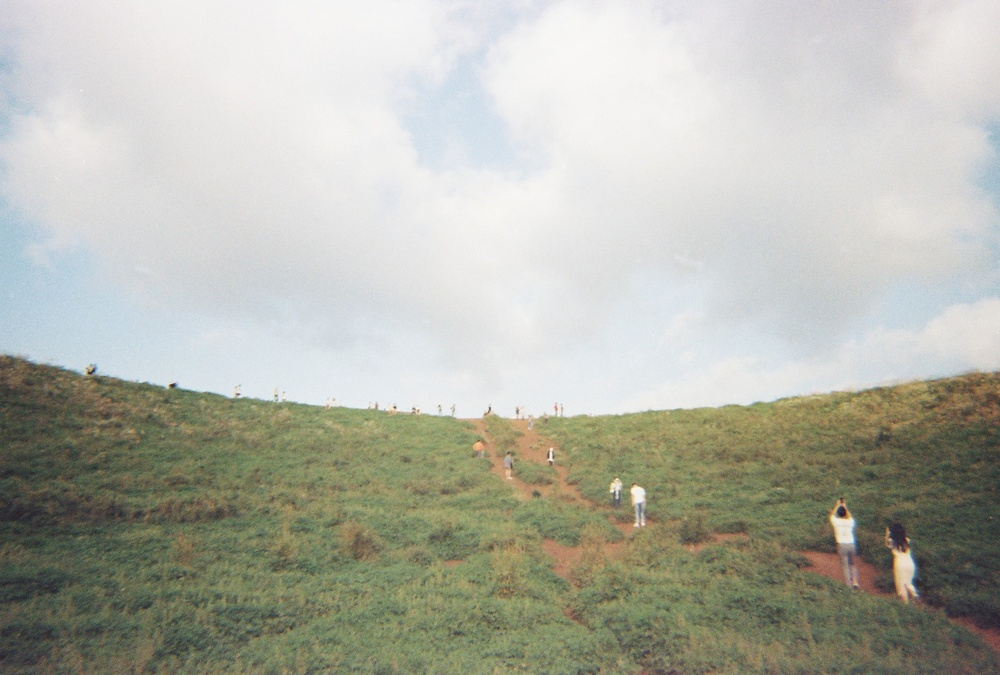
#> input picture BookStudy/source/jeju.JPG, 1000 x 675 px, shrunk from 1818 x 1228 before the run
$ python ch03-1.py
#> lines starting #> are read from the running program, lines starting #| are printed output that depends on the picture
import cv2 as cv
import sys
img=cv.imread("../source/jeju.JPG")
#> img is the input picture: shape (675, 1000, 3); mean B, G, R 169.3, 179.9, 178.8

if img is None:
    sys.exit("no file")


#SHOW###################################
cv.imshow("original_RGB",img)

cv.imshow("Upper left half",img[0:img.shape[0]//2,0:img.shape[1]//2,:])
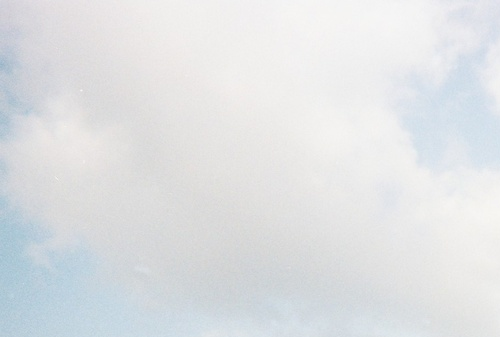
#> window 'Upper left half': shape (337, 500, 3); mean B, G, R 227.7, 225.7, 223.2
cv.imshow("Center half",img[img.shape[0]//4:3*img.shape[0]//4,img.shape[1]//4:3*img.shape[1]//4,:])
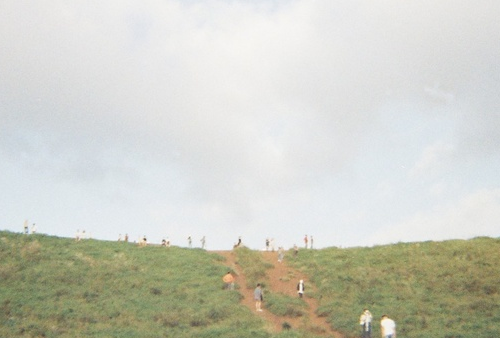
#> window 'Center half': shape (338, 500, 3); mean B, G, R 194.8, 205.7, 204.6

cv.imshow("R channel",img[:,:,2])
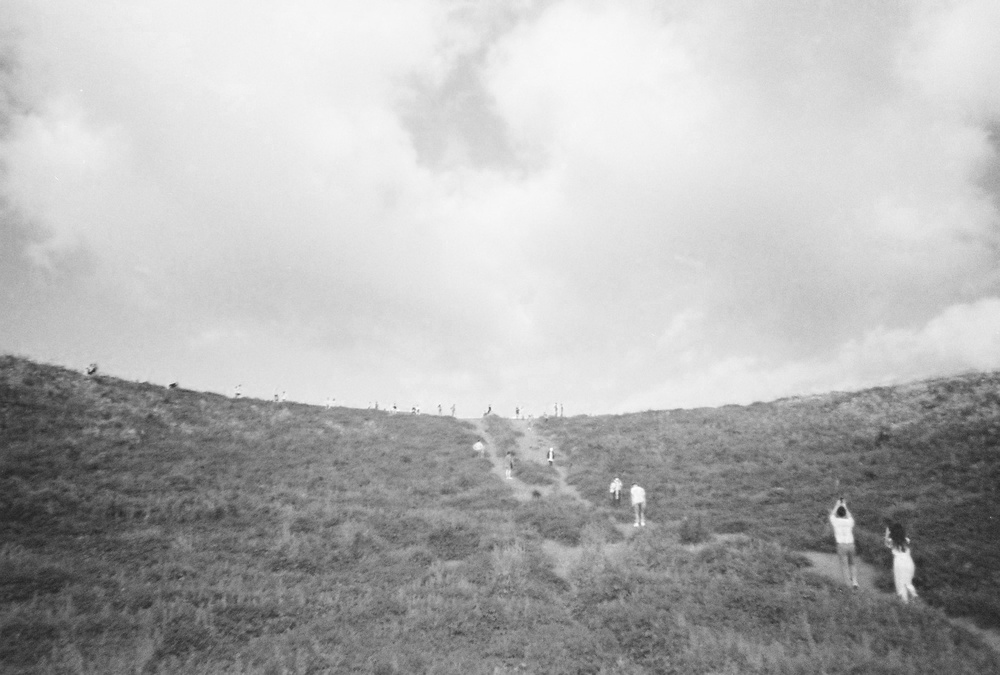
#> window 'R channel': shape (675, 1000); min 34, max 255, mean 178.8
cv.imshow("G channel",img[:,:,1])
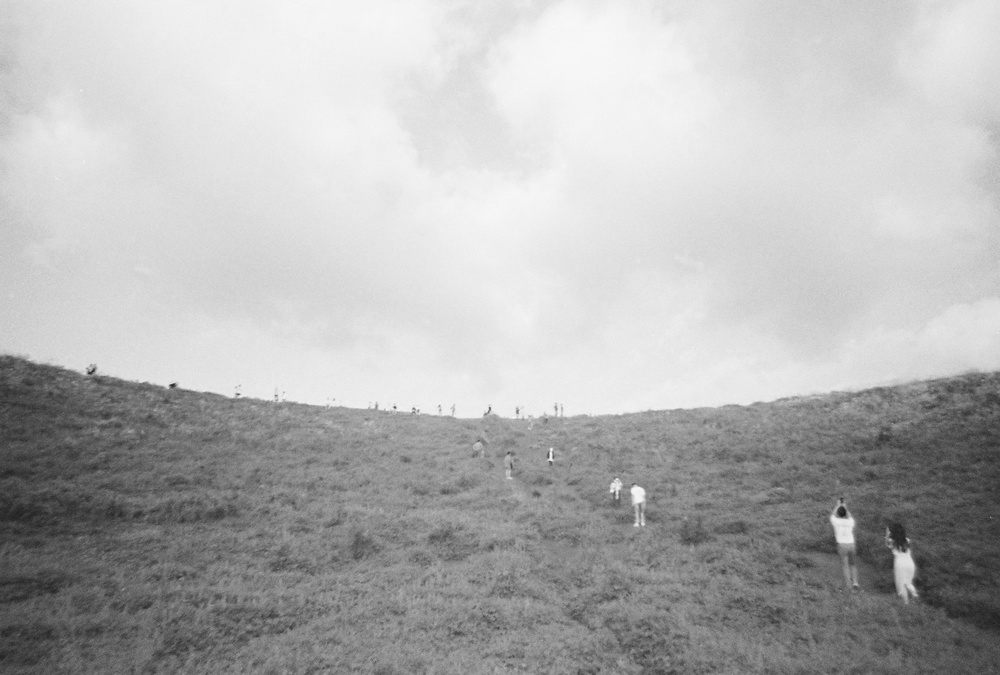
#> window 'G channel': shape (675, 1000); min 25, max 249, mean 179.9
cv.imshow("B channel",img[:,:,0])
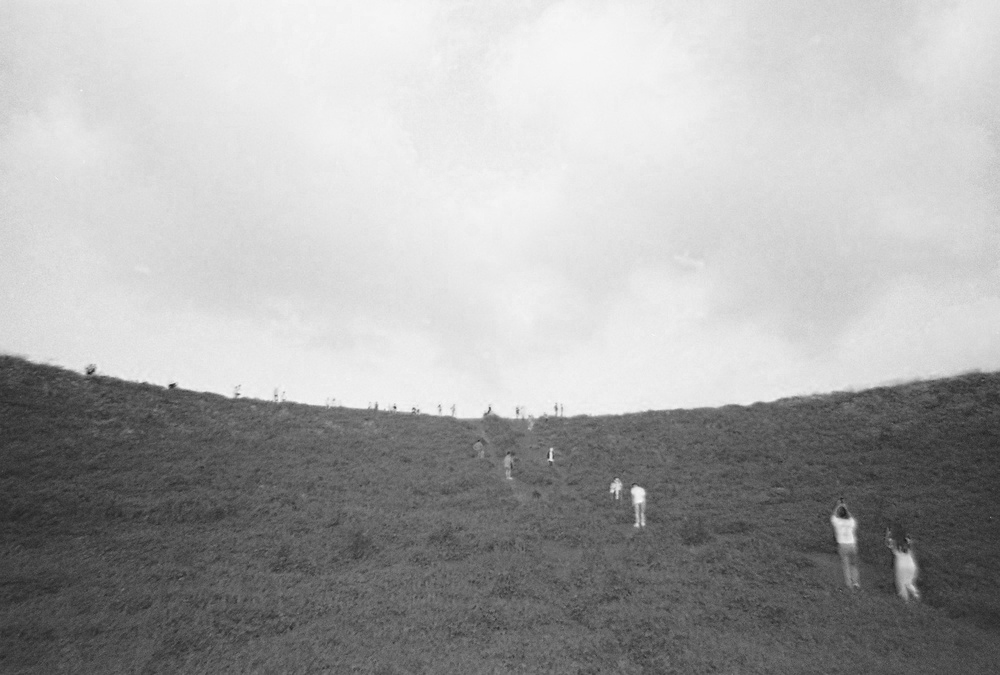
#> window 'B channel': shape (675, 1000); min 21, max 252, mean 169.3


#ENDEEEEEEEEEEEEEEEEEEEEEEEEEEEEEEEEEEEE
cv.waitKey()
cv.destroyAllWindows()
